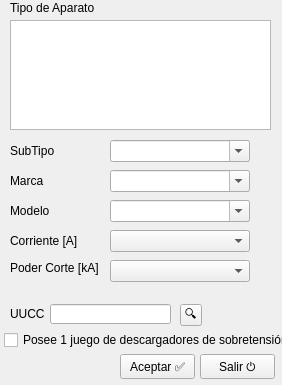
<?xml version="1.0" encoding="UTF-8"?>
<ui version="4.0">
 <class>Form</class>
 <widget class="QWidget" name="Form">
  <property name="windowModality">
   <enum>Qt::ApplicationModal</enum>
  </property>
  <property name="geometry">
   <rect>
    <x>0</x>
    <y>0</y>
    <width>282</width>
    <height>385</height>
   </rect>
  </property>
  <property name="windowTitle">
   <string>Elemento de Maniobra</string>
  </property>
  <property name="inputMethodHints">
   <set>Qt::ImhNone</set>
  </property>
  <widget class="QComboBox" name="cmbParametro1">
   <property name="geometry">
    <rect>
     <x>110</x>
     <y>140</y>
     <width>140</width>
     <height>22</height>
    </rect>
   </property>
   <property name="editable">
    <bool>true</bool>
   </property>
  </widget>
  <widget class="QLabel" name="lbl_parametro1">
   <property name="geometry">
    <rect>
     <x>10</x>
     <y>143</y>
     <width>90</width>
     <height>16</height>
    </rect>
   </property>
   <property name="text">
    <string>SubTipo</string>
   </property>
  </widget>
  <widget class="QLabel" name="label_4">
   <property name="geometry">
    <rect>
     <x>10</x>
     <y>0</y>
     <width>101</width>
     <height>16</height>
    </rect>
   </property>
   <property name="text">
    <string>Tipo de Aparato</string>
   </property>
  </widget>
  <widget class="QLabel" name="lbl_parametro2">
   <property name="geometry">
    <rect>
     <x>10</x>
     <y>173</y>
     <width>90</width>
     <height>16</height>
    </rect>
   </property>
   <property name="text">
    <string>Marca</string>
   </property>
  </widget>
  <widget class="QPushButton" name="cmdAceptar">
   <property name="geometry">
    <rect>
     <x>120</x>
     <y>354</y>
     <width>75</width>
     <height>25</height>
    </rect>
   </property>
   <property name="text">
    <string>Aceptar ✅</string>
   </property>
   <property name="shortcut">
    <string>Return</string>
   </property>
   <property name="checkable">
    <bool>false</bool>
   </property>
  </widget>
  <widget class="QPushButton" name="cmdSalir">
   <property name="geometry">
    <rect>
     <x>200</x>
     <y>354</y>
     <width>75</width>
     <height>25</height>
    </rect>
   </property>
   <property name="text">
    <string>Salir ⏻</string>
   </property>
   <property name="shortcut">
    <string>Esc</string>
   </property>
  </widget>
  <widget class="QLabel" name="label_11">
   <property name="geometry">
    <rect>
     <x>10</x>
     <y>307</y>
     <width>47</width>
     <height>13</height>
    </rect>
   </property>
   <property name="text">
    <string>UUCC</string>
   </property>
  </widget>
  <widget class="QLineEdit" name="txtUUCC">
   <property name="geometry">
    <rect>
     <x>50</x>
     <y>304</y>
     <width>121</width>
     <height>20</height>
    </rect>
   </property>
   <property name="text">
    <string/>
   </property>
  </widget>
  <widget class="QToolButton" name="cmdUUCC">
   <property name="geometry">
    <rect>
     <x>180</x>
     <y>304</y>
     <width>22</width>
     <height>22</height>
    </rect>
   </property>
   <property name="text">
    <string>🔍</string>
   </property>
  </widget>
  <widget class="QCheckBox" name="chkDescargadores">
   <property name="geometry">
    <rect>
     <x>4</x>
     <y>330</y>
     <width>280</width>
     <height>20</height>
    </rect>
   </property>
   <property name="text">
    <string>Posee 1 juego de descargadores de sobretensión</string>
   </property>
  </widget>
  <widget class="QLabel" name="label_5">
   <property name="geometry">
    <rect>
     <x>10</x>
     <y>233</y>
     <width>90</width>
     <height>16</height>
    </rect>
   </property>
   <property name="text">
    <string>Corriente [A]</string>
   </property>
  </widget>
  <widget class="QLabel" name="lbl_parametro3">
   <property name="geometry">
    <rect>
     <x>10</x>
     <y>203</y>
     <width>90</width>
     <height>16</height>
    </rect>
   </property>
   <property name="text">
    <string>Modelo</string>
   </property>
  </widget>
  <widget class="QListWidget" name="liwTipo">
   <property name="geometry">
    <rect>
     <x>10</x>
     <y>20</y>
     <width>261</width>
     <height>110</height>
    </rect>
   </property>
  </widget>
  <widget class="QLabel" name="label_8">
   <property name="geometry">
    <rect>
     <x>10</x>
     <y>260</y>
     <width>90</width>
     <height>16</height>
    </rect>
   </property>
   <property name="text">
    <string>Poder Corte [kA]</string>
   </property>
  </widget>
  <widget class="QComboBox" name="cmbParametro2">
   <property name="geometry">
    <rect>
     <x>110</x>
     <y>170</y>
     <width>140</width>
     <height>22</height>
    </rect>
   </property>
   <property name="editable">
    <bool>true</bool>
   </property>
  </widget>
  <widget class="QComboBox" name="cmbParametro3">
   <property name="geometry">
    <rect>
     <x>110</x>
     <y>200</y>
     <width>140</width>
     <height>22</height>
    </rect>
   </property>
   <property name="editable">
    <bool>true</bool>
   </property>
  </widget>
  <widget class="QComboBox" name="cmbCorriente">
   <property name="geometry">
    <rect>
     <x>110</x>
     <y>230</y>
     <width>140</width>
     <height>22</height>
    </rect>
   </property>
  </widget>
  <widget class="QComboBox" name="cmbPoderCorte">
   <property name="geometry">
    <rect>
     <x>110</x>
     <y>260</y>
     <width>140</width>
     <height>22</height>
    </rect>
   </property>
  </widget>
 </widget>
 <resources/>
 <connections/>
</ui>
